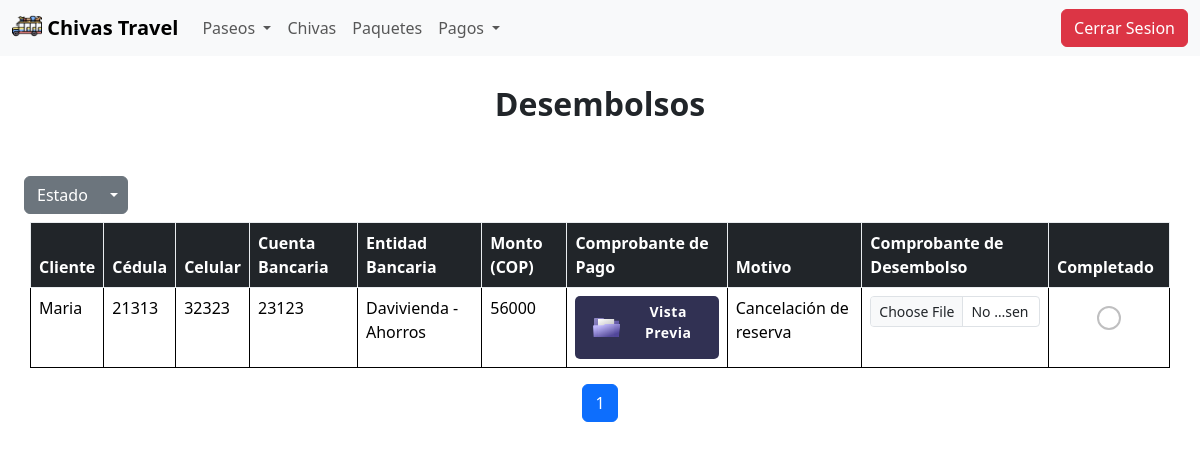
The page /paseos/desembolsos/ on the database its author committed.
### paseos/models.py (models this page shows, shortened)
class Desembolso(models.Model):
    reserva = models.ForeignKey(Reserva, on_delete=models.CASCADE)
    monto = models.IntegerField()
    motivo = models.CharField(max_length=500)
    estado = models.CharField(max_length=100)
    comprobante = models.CharField(max_length=200000, default='default_value')

class Reserva(models.Model):
    paseo = models.ForeignKey(Paseo, on_delete=models.CASCADE)
    estado = models.CharField(max_length=100)
    fechaCreacion = models.DateField()
    valor = models.IntegerField()
    paquete = models.ForeignKey(Paquete, on_delete=models.CASCADE, default='none')
    comprobantePago = models.CharField(max_length=200000, default='none')
    persona = models.ForeignKey(Cliente, on_delete=models.CASCADE)

class Cliente(models.Model):
    nombre = models.CharField(max_length=100)
    id = models.IntegerField(primary_key=True)
    celular = models.IntegerField()
    correo = models.EmailField()
    edad = models.IntegerField()
    cuentaBancaria = models.ForeignKey(CuentaBancaria, on_delete=models.CASCADE)
    rol = models.CharField(max_length=50, default='cliente')  # Campo rol agregado

class CuentaBancaria(models.Model):
    TIPO_CUENTA_CHOICES = [
        ('Ahorros', 'Ahorros'),
        ('Corriente', 'Corriente'),
    ]
    numCuenta = models.IntegerField()
    tipoCuente = models.CharField(max_length=100)
    entidadBancaria = models.CharField(max_length=100)

### paseos/views.py (the view, shortened to what this page needs)
# urls.py: path('desembolsos/', views.desembolsos, name='desembolsos'),
def desembolsos(request):
    template = loader.get_template('desembolsos.html')
    if (len(Desembolso.objects.all()) > 0):
        lista = request.GET.get('lista', 'pendientes')
        if lista == 'pendientes':
            listaDesembolsos = Desembolso.objects.filter(estado='pendiente')
            check = False
        else:
            listaDesembolsos = Desembolso.objects.filter(estado='completado')
            check = True
        paginator = Paginator(listaDesembolsos, 10)
        pageNumber = request.GET.get('page')
        objsDesembolso = paginator.get_page(pageNumber)
        context = {
            'listaDesembolsos': objsDesembolso,
            'lista': lista,
            'check': check
        }
        return HttpResponse(template.render(context, request))
    else:
        context = {
            'sinDesembolsos': True
        }
        return HttpResponse(template.render(context, request))

### paseos/templates/desembolsos.html (shortened to what this page needs)
<!DOCTYPE html>
<html lang="en">
<head>
  {% load static %}
  <link rel="stylesheet" href="{% static '/styles.css' %}">
  <link href="{% static '/stylesApp.css' %}" rel="stylesheet">
</head>
<body>
    <header>
      {% include "navbarAdmin.html" %}
    </header>
    <br>
      <p class="fs-2 fw-bold text-center">Desembolsos</p>
    <div class="btn-group mt-2 mb-2" style="margin-left: 2%;">
      <button type="button" class="btn btn-secondary">Estado</button>
      <button type="button" class="btn btn-secondary dropdown-toggle dropdown-toggle-split" data-bs-toggle="dropdown" aria-expanded="false">
      </button>
    </div>
    {% if listaDesembolsos %}
    <div class = 'table-responsive' style="margin-right: 30px; margin-left: 30px;">
        <table class="table table-bordered border-black table-hover" >
            <thead class="table-dark table-bordered border-light-subtle">
                <tr>
                    <th> Cliente </th>
                    <th> Cédula </th>
                    <th> Celular </th>
                    <th> Cuenta Bancaria </th>
                    <th> Entidad Bancaria </th>
                    <th> Monto (COP)</th>
                    <th> Comprobante de Pago </th>
                    <th> Motivo </th>
                    <th> Comprobante de Desembolso </th>
                    <th> Completado </th>
                </tr>
            </thead>
            <tbody>
              {% for desembolso in listaDesembolsos %}
                <tr>
                  <td> {{ desembolso.reserva.persona.nombre }} </td>
                  <td> {{ desembolso.reserva.persona.id}}  </td>
                  <td> {{ desembolso.reserva.persona.celular }} </td>
                  <td> {{ desembolso.reserva.persona.cuentaBancaria.numCuenta }} </td>
                  <td> {{ desembolso.reserva.persona.cuentaBancaria.entidadBancaria}} - {{ desembolso.reserva.persona.cuentaBancaria.tipoCuente }} </td>
                  <td> {{ desembolso.monto }} </td>
                  <td>
                    {% include 'vistaPrevia.html' with reserva=desembolso.reserva %}
                  </td>
                  <td> {{ desembolso.motivo }} </td>
                  <td>
                    {% if check %}
                      {% include 'vistaPrevia.html' with desembolso=desembolso %}
                    {% else %}
                    <input class="form-control form-control-sm" id="formFileSm" name='comprobante{{desembolso.id}}' type="file" accept=".jpg">
                    {% endif %}
                  </td>
                  <td>
                    <div class="checkbox-wrapper-12" style="margin-left: 40px; margin-right: 40px; margin-top: 10px; margin-bottom: 10px;">
                      <div class="cbx" >
                        {% if check %}
                        <input name="{{desembolso.id}}" id="cbx-12" type="checkbox" checked disabled>
                        {% else %}
                        <input name="{{desembolso.id}}" id="cbx-12" type="checkbox" onchange="confirmarDesembolso(this)" data-python-variable="{{desembolso.id}}">
                        {% endif %}
                        <label for="cbx-12"></label>
                        <svg width="15" height="14" viewBox="0 0 15 14" fill="none">
                          <path d="M2 8.36364L6.23077 12L13 2"></path>
                        </svg>
                      </div>
                    </div>
                  </td>
                </tr>
              {% endfor %}
            </tbody>
        </table>
        <div class="pagination-wrapper">
          <nav aria-label="Page navigation">
              <ul class="pagination justify-content-center custom-cursor">
                  {% for num in listaDesembolsos.paginator.page_range %}
                      {% if listaDesembolsos.number == num %}
                          <li class="page-item active"><span class="page-link">{{ num }}</span></li>
                      {% elif num > listaDesembolsos.number|add:'-3' and num < listaDesembolsos.number|add:'3' %}
                          <li class="page-item"><a class="page-link" href="?lista={{ lista }}&page={{ num }}">{{ num }}</a></li>
                      {% endif %}
                  {% endfor %}
              </ul>
          </nav>
      </div>
    {% endif %}
    </div>
</body>
</html>

### paseos/templates/vistaPrevia.html (shortened to what this page needs)
{% if reserva %}
<button class="Documents-btn" style="height: 80% ;" data-bs-toggle="modal" data-bs-target="#pagosModal{{ reserva.persona.id }}">
{% else %}
<button class="Documents-btn" style="height: 80% ;" data-bs-toggle="modal" data-bs-target="#pagosModalDesembolso{{ desembolso.id }}">
{% endif %}
    <span class="folderContainer">
    </span>
    <p class="text" style = "margin-top: 5px;" >Vista Previa</p>
</button>

### static/stylesApp.css (style rules this page uses)
body, html { height: 100%; margin: 0; }
.form-label, .form-control { text-align: center; }
.checkbox-wrapper-12 { position: relative; }
.checkbox-wrapper-12 > svg { position: absolute; top: -130%; left: -170%; width: 110px; pointer-events: none; }
.checkbox-wrapper-12 * { box-sizing: border-box; }
.checkbox-wrapper-12 input[type="checkbox"] { -webkit-appearance: none; -moz-appearance: none; appearance: none; -webkit-tap-highlight-color: transparent; cursor: pointer; margin: 0; }
.checkbox-wrapper-12 .cbx { width: 24px; height: 24px; top: calc(100px - 12px); left: calc(100px - 12px); }
.checkbox-wrapper-12 .cbx input { position: absolute; top: 0; left: 0; width: 24px; height: 24px; border: 2px solid #bfbfc0; border-radius: 50%; }
.checkbox-wrapper-12 .cbx label { width: 24px; height: 24px; background: none; border-radius: 50%; position: absolute; top: 0; left: 0; transform: trasnlate3d(0, 0, 0); pointer-events: none; }
.checkbox-wrapper-12 .cbx svg { position: absolute; top: 5px; left: 4px; z-index: 1; pointer-events: none; }
.Documents-btn { display: flex; align-items: center; justify-content: flex-start; width: fit-content; height: 45px; border: none; padding: 0px 15px; border-radius: 5px; background-color: rgb(49, 49, 83); gap: 10px; cursor: pointer; transition: all 0.3s; }
.folderContainer { width: 40px; height: fit-content; display: flex; flex-direction: column; align-items: center; justify-content: flex-end; position: relative; }
.fileBack { z-index: 1; width: 80%; height: auto; }
.filePage { width: 50%; height: auto; position: absolute; z-index: 2; transition: all 0.3s ease-out; }
.fileFront { width: 85%; height: auto; position: absolute; z-index: 3; opacity: 0.95; transform-origin: bottom; transition: all 0.3s ease-out; }
.text { color: white; font-size: 14px; font-weight: 600; letter-spacing: 0.5px; }
.pagination-wrapper { width: 100%; display: flex; justify-content: center; margin-top: 10px; }
.custom-cursor { cursor: pointer; }

### rows shown on the page
Desembolso: reserva.persona.nombre "Maria", reserva.persona.id "21313", reserva.persona.celular "32323", reserva.persona.cuentaBancaria.numCuenta "23123", reserva.persona.cuentaBancaria.entidadBancaria "Davivienda", reserva.persona.cuentaBancaria.tipoCuente "Ahorros", monto "56000", motivo "Cancelación de reserva"

### other values the page prints
{{ num }} "1"
